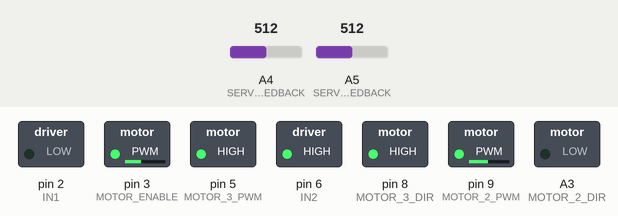
A sketch run on a simulated Arduino Nano, built with avr-gcc and run on an emulated ATmega328P. Parts: switched loads named in the sketch (green lamp = pin HIGH). The test bench sets the inputs (shaded band); at power-on: A4 (SERVO_3_FEEDBACK) = 512, A5 (SERVO_2_FEEDBACK) = 512. What the sketch prints to the serial monitor is not drawn.

Above: at 3.05 s.
At 23.05 s:
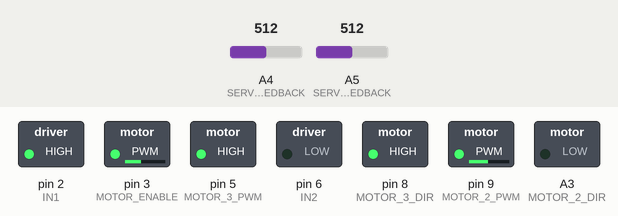
Timing chart, 0 to 26.1 s (numbered marks = the images above):
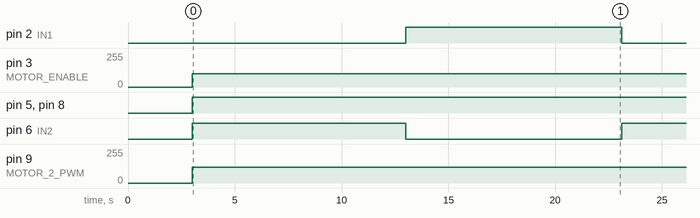

Measured:
- by itself, pin 2 (IN1): alternates HIGH for 10.1 s and LOW for 10.0 s
- by itself, pin 3 (MOTOR_ENABLE): 0/255 → 100/255 at 3.0 s
- by itself, pin 5 (MOTOR_3_PWM), pin 8 (MOTOR_3_DIR): LOW → HIGH at 3.0 s
- by itself, pin 6 (IN2): alternates HIGH for 10.0 s and LOW for 10.1 s
- by itself, pin 9 (MOTOR_2_PWM): 0/255 → 120/255 at 3.0 s

The sketch:

3DOFpid.ino
```cpp
#include <FastPID.h>

/********************************/
//*******READ CAREFULLY*********
/********************************/

//Connect the actuator potentiometer cables to the SERVO 1 and SERVO 2 connectors on the PCB.
//Connect the potentiometers used to control the actuators to the SERVO 5 and SERVO 6 connectorson the PCB.
//Connect the end effector servo to the SERVO 3 connector on the PCB.
//Connect the DIRECTION and STEP pins on the STEPPER1 PCB connector to the DIR1 and SPEED1 connections respectively on the DC motor controller.
//Connect the DIRECTION and STEP pins to the STEPPER2 PCB connector to the DIR2 and SPEED2 connections respectively on the DC motor controller.
//Double check all connections.
//Upload this code to the Arduino Nano.

//Power on the H-Bridge with a +12V power supply (make sure to common the ground connection to the control PCB).
//You should now be able to control the linear actuators with the external potentiometers.
//You can connect a third potentiometer to control the end effector if you wish.

//Pin Layout

/*
  FastPID Library: https://github.com/mike-matera/FastPID

  TODO:
  - Take 4/8 readings of potentiometer feedback from linear actuators and use bit shifts for division
  - Use FastPID library and tune the PID controller
  - Servo library uses Timer/Counter 1 - BUT this code for driving Motors at a much higher PWM frequency (31KHz)
  - May need to measure how long it takes to execute the loop to adjust the PID frequency for calling the step() function
  -  To measure how long the loop takes use micros() or millis() from start of loop to the end - Use delay to increase loop time
  - Use Serial to set the motor setpoint

  For the Linear Actuators:
  250mm --> 400 steps with 10 bit ADC
  1mm -  1.6 steps (2 steps)

*/
#define MOTOR_ENABLE 3
#define IN1 2
#define IN2 6

#define outputA 4
#define outputB 7

const uint8_t LINEAR_ACTUATOR_3 = 1;
const uint8_t LINEAR_ACTUATOR_2 = 2;
const uint8_t BASE_MOTOR = 3;

// Linear Actuator Position Feedback
#define SERVO_3_FEEDBACK A4
#define SERVO_2_FEEDBACK A5

// Arm Servo's
#define ARM_SERVO_3 A2
#define ARM_SERVO_2 A1
#define ARM_SERVO_3 A0

// DC Motor Control Drive Signal Pins
#define MOTOR_3_DIR 8
#define MOTOR_3_PWM 5

#define MOTOR_2_DIR A3
#define MOTOR_2_PWM 9

// Stepper Motor (Not used anymore)
#define STEP_3 6 // PWM Pin
#define DIR_3 7

// #define STEP_4 8 // Wrong PIN!
// #define DIR_4 9 // PWM Pin

//Internal potentiometer value at min/max distance
#define ACT_1_MAX 450
#define ACT_1_MIN 50

#define ACT_2_MAX 713
#define ACT_2_MIN 312

#define ACT_3_MAX 454
#define ACT_3_MIN 52

// Function Prototypes


// Setup PID Parameters
float kp = 10, ki = 0, kd = 0, frequency = 10;
int output_bits = 9;
bool output_signed = true;

int actuator3_setpoint = 400;
int actuator2_setpoint = 500;

FastPID PID_actuator3(kp, ki, kd, frequency, output_bits, output_signed);
FastPID PID_actuator2(kp, ki, kd, frequency, output_bits, output_signed);

void setup() {

  // Setup USB-Serial to look at the messages coming back over Serial
  Serial.begin(115200);
  Serial.println("Welcome to the arm control code");
  Serial.println("Send your commands like for Linear Actuators");
  Serial.println("First Number should be between: 312 and 713");
  Serial.println("Second Number should be between: 52 and 454");

  // Set PWM Frequency 31KHz PWM to prevent motor noise
  // NOTE - Timer 1 is used by Arduino Servo Library
  TCCR1B = TCCR1B & 0b11111000 | 1;

  // end effector servo
  //UPDOWN.attach(SERVO_3);

  // Linear Actuator Feedback
  pinMode(SERVO_3_FEEDBACK, INPUT);
  pinMode(SERVO_2_FEEDBACK, INPUT);

  // DC Motor Drive Control Signals
  pinMode(MOTOR_3_DIR, OUTPUT);
  pinMode(MOTOR_3_PWM, OUTPUT);

  pinMode(MOTOR_2_DIR, OUTPUT);
  pinMode(MOTOR_2_PWM, OUTPUT);

  pinMode(IN1, OUTPUT);
  pinMode(IN2, OUTPUT);
  pinMode(MOTOR_ENABLE, OUTPUT);

  // Set direction control signal HIGH - What mode does this set this up for?
  //  digitalWrite(MOTOR_3_DIR, HIGH);
  //  digitalWrite(MOTOR_2_DIR, HIGH);

  digitalWrite(MOTOR_3_PWM, 0);
  digitalWrite(MOTOR_2_PWM, 0);
  //
  PID_actuator3.setOutputRange(-255, 255);
  PID_actuator2.setOutputRange(-255, 255);

  delay(3000);

}

void loop() {
  // Min - At bottom
  // Blue - 312 actuator 2
  // Red 450 - actuator 3

  // red - 125 - actuator 3 (actuator 2 in code)
  // blue - 700 - actuator 2 (actuator 1 in code)


  // Measure actual position of actuator
  uint16_t actuator2_feedbackPos = analogRead(SERVO_2_FEEDBACK);
  uint16_t actuator3_feedbackPos = analogRead(SERVO_3_FEEDBACK);

  uint16_t actuator2_error = abs(actuator2_feedbackPos - actuator2_setpoint);
  uint16_t actuator3_error = abs(actuator3_feedbackPos - actuator3_setpoint);

  int16_t motor2_pwmVal = 0;
  int16_t motor3_pwmVal = 0;

  // Calculate control signal for actuator DC Motors
  if (actuator2_error < 10) {
    motor2_pwmVal = 0;
    PID_actuator2.clear();
  }
  else {
    motor2_pwmVal = PID_actuator2.step(actuator2_setpoint, actuator2_feedbackPos);
  }

  if (actuator3_error < 10) {
    motor3_pwmVal = 0;
    PID_actuator3.clear();
  }
  else {
    motor3_pwmVal = -(PID_actuator3.step(actuator3_setpoint, actuator3_feedbackPos));
  }

  // Print out serial to view in Serial plotter (Control Signal)
  //  Serial.print(actuator2_feedbackPos);
  //  Serial.print(" ");
  Serial.print(actuator2_feedbackPos);
  Serial.print(" ");
  Serial.print(motor2_pwmVal);
  Serial.print(" ");
  Serial.print(actuator3_feedbackPos);
  Serial.print(" ");
  Serial.print(motor3_pwmVal);
  Serial.print(" ");
  Serial.println(0);

  // Drive DC Motors using PWM Control Signal
  DriveActuatorMotor(LINEAR_ACTUATOR_3, motor3_pwmVal); // actuator 2 blue
  DriveActuatorMotor(LINEAR_ACTUATOR_2, motor2_pwmVal);  //actuator 3 - red


DriveActuatorMotor(3, -100);
//DriveActuatorMotor(3, 100);
delay(10000);
DriveActuatorMotor(3, 100);
delay(10000);
  // Delay the loop to approximate a 10Hz loop (100ms) / 100Hz loop - 10ms
  delay(100);

}

void DriveActuatorMotor(uint8_t motorCode, int16_t motorPWM) {

  switch (motorCode) {

    case 1:
      if (motorPWM >= 0) {
        // Drive Motor 1 Forward
        digitalWrite(MOTOR_3_DIR, HIGH);
        analogWrite(MOTOR_3_PWM, motorPWM);

      }
      else {
        // Drive Motor 1 Backward
        digitalWrite(MOTOR_3_DIR, LOW);
        analogWrite(MOTOR_3_PWM, abs(motorPWM));

      }
      break;

    case 2:
      if (motorPWM >= 0) {
        // Drive Motor 2 Forward
        digitalWrite(MOTOR_2_DIR, HIGH);
        analogWrite(MOTOR_2_PWM, motorPWM);

      }
      else {
        // Drive Motor 2 Backward
        digitalWrite(MOTOR_2_DIR, LOW);
        analogWrite(MOTOR_2_PWM, abs(motorPWM));
      }
      break;

      case 3:
      if (motorPWM >= 0) {
        // Drive Motor 1 Clockwise
    digitalWrite(IN1, HIGH);
    digitalWrite(IN2, LOW);
    analogWrite(MOTOR_ENABLE, motorPWM);

      }
      else {
        // Drive Motor 2 Backward
        digitalWrite(IN1, LOW); //CW
        digitalWrite(IN2, HIGH);
        analogWrite(MOTOR_ENABLE, abs(motorPWM));
      }
      break;

  }

}
```
